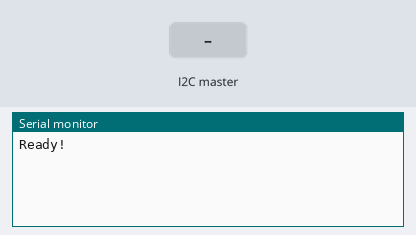
A sketch run on a simulated Arduino Uno, built with avr-gcc and run on an emulated ATmega328P. Shown: the last lines printed to the serial monitor. The inputs (shaded band) are chosen by the test bench.

Above: at 1.2 s.
1.3 s: the I2C master sends the byte 1
At 2.5 s:
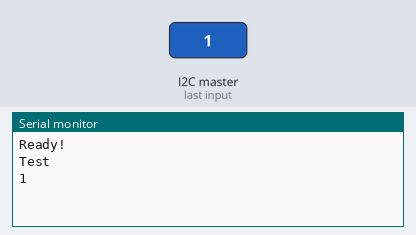
2.8 s: the I2C master sends the byte 0
At 3.9 s:
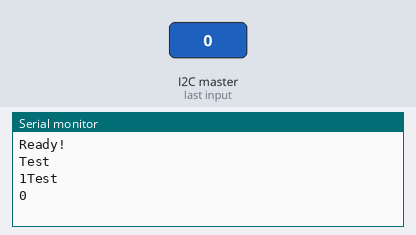

Measured:
- after the input at 1.3 s, the serial monitor: prints a new line at once (image 1)
- after the input at 2.8 s, the serial monitor: prints a new line at once (image 2)

The sketch:

Color_Sensor.ino
```cpp
#include <Wire.h>
#define SLAVE_ADDRESS 0x04
void setup()
{
    Serial.begin(9600); // start serial for output
    Wire.begin(SLAVE_ADDRESS);
    Wire.onReceive(receiveData);
    Wire.onRequest(sendData);
    Serial.println("Ready!");
}
int val,flag=0;
void loop()
{
  if(flag==1)
   {
     Serial.print(val);
     flag=0;
   }
}
void receiveData(int byteCount)
{
  Serial.println("Test");
    while(Wire.available()>0)
    {
      val=Wire.read();
      flag=1;
    }
}
// callback for sending data
void sendData()
{
  Wire.write(0x45);
}
```

IR.cpp
```cpp
#include "IR.h"

IR::IR(int pinName, int MIN, int MAX){
  pin = pinName;
  MAX_RANGE = MAX;
  MIN_RANGE = MIN;
}

int IR::flameCase(){
  int reading = analogRead(pin);
  //No Fire Case
  if(reading > MAX_RANGE){
    return 0;
  }
  //Fire Detected at Distance
  if(reading <= MAX_RANGE && MIN_RANGE < reading){
    return 1;
  }
  //FIRE HERE NOW
  if(reading <= MIN_RANGE){
    return 2;
  }
}
```

IR.h
```cpp
#include <arduino.h>

class IR{
  public:

    int pin;
    int MAX_RANGE;
    int MIN_RANGE;

  private:

    IR(int pinName, int MIN, int MAX);
    int flameCase();
};
```
